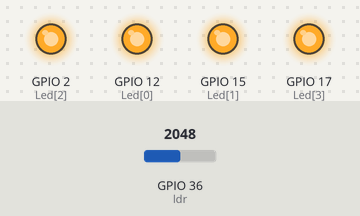
Recording of a sketch running on a simulated ESP32. Shown: output pins drawn as LEDs (lit = HIGH). Inputs (shaded band) come from the test bench; at power-on: GPIO 36 (ldr) = 2048. What the sketch prints to the serial monitor is not drawn.

Above: at 0.1 s.
Timing chart, 0 to 1.6 s (numbered marks = the images above):
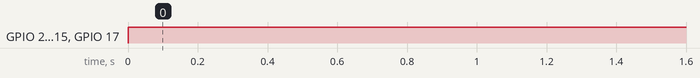

The sketch:

esp32_analogWrite3.ino
```cpp
#include <analogWrite.h>
int Led[] = {12, 15, 2, 17};
int ldr = 36;
int val = 0;

void setup() {
  Serial.begin(9600);
  pinMode(Led[0], OUTPUT);
  pinMode(Led[1], OUTPUT);
  pinMode(Led[2], OUTPUT);
  pinMode(Led[3], OUTPUT);
  pinMode(ldr, INPUT);

}

void loop() {
  val = map(analogRead(ldr), 600, 900, 1, 4);
  Serial.println(val);
  if(val == 1){
    digitalWrite(Led[0], LOW);
    digitalWrite(Led[1], HIGH);
    digitalWrite(Led[2], HIGH);
    digitalWrite(Led[3], HIGH);
  }
  else if(val == 2){
    digitalWrite(Led[0], LOW);
    digitalWrite(Led[1], LOW);
    digitalWrite(Led[2], HIGH);
    digitalWrite(Led[3], HIGH);
  }
  else if(val == 3){
    digitalWrite(Led[0], LOW);
    digitalWrite(Led[1], LOW);
    digitalWrite(Led[2], LOW);
    digitalWrite(Led[3], HIGH);
  }
  else if(val == 4){
    digitalWrite(Led[0], LOW);
    digitalWrite(Led[1], LOW);
    digitalWrite(Led[2], LOW);
    digitalWrite(Led[3], LOW);
  }
  else{
    digitalWrite(Led[0], HIGH);
    digitalWrite(Led[1], HIGH);
    digitalWrite(Led[2], HIGH);
    digitalWrite(Led[3], HIGH);
  }

}
```

Measured:
- by itself, GPIO 2 (Led[2]), GPIO 12 (Led[0]), GPIO 15 (Led[1]), GPIO 17 (Led[3]): LOW → HIGH at 0.00 s
